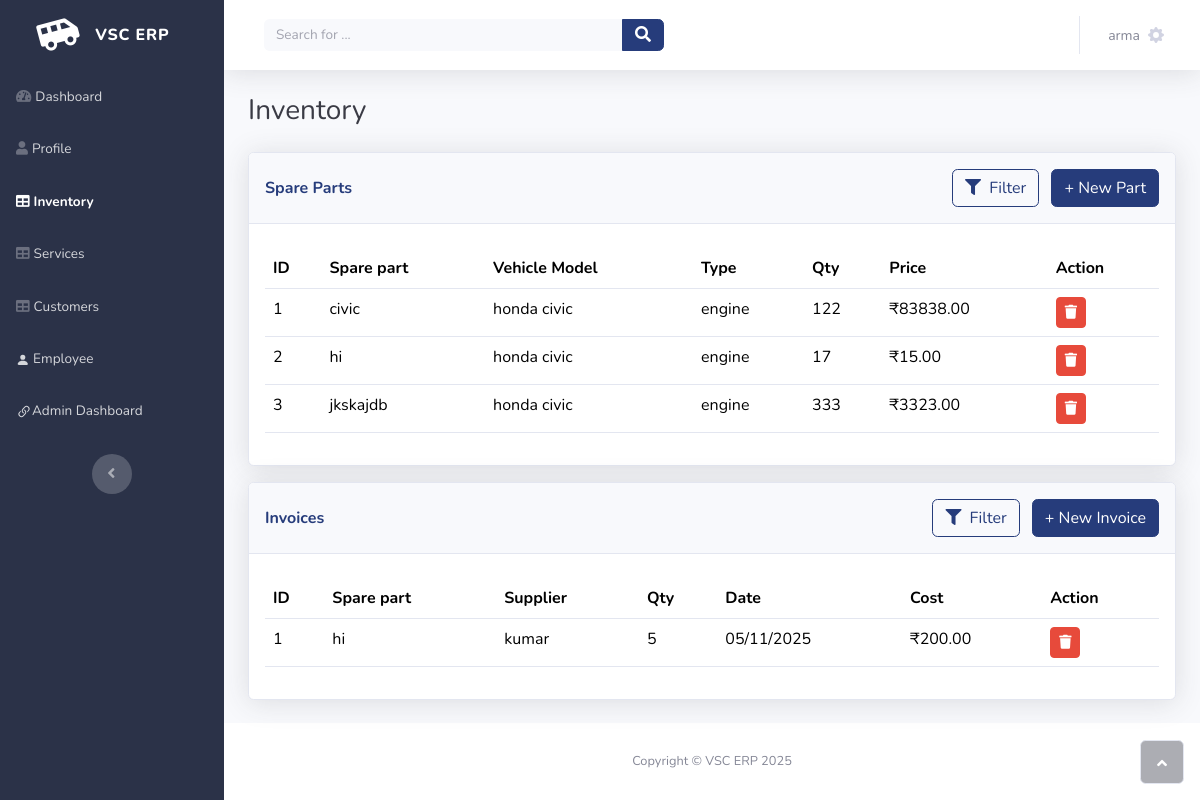
The app's page /inventory/ (signed in), older data.
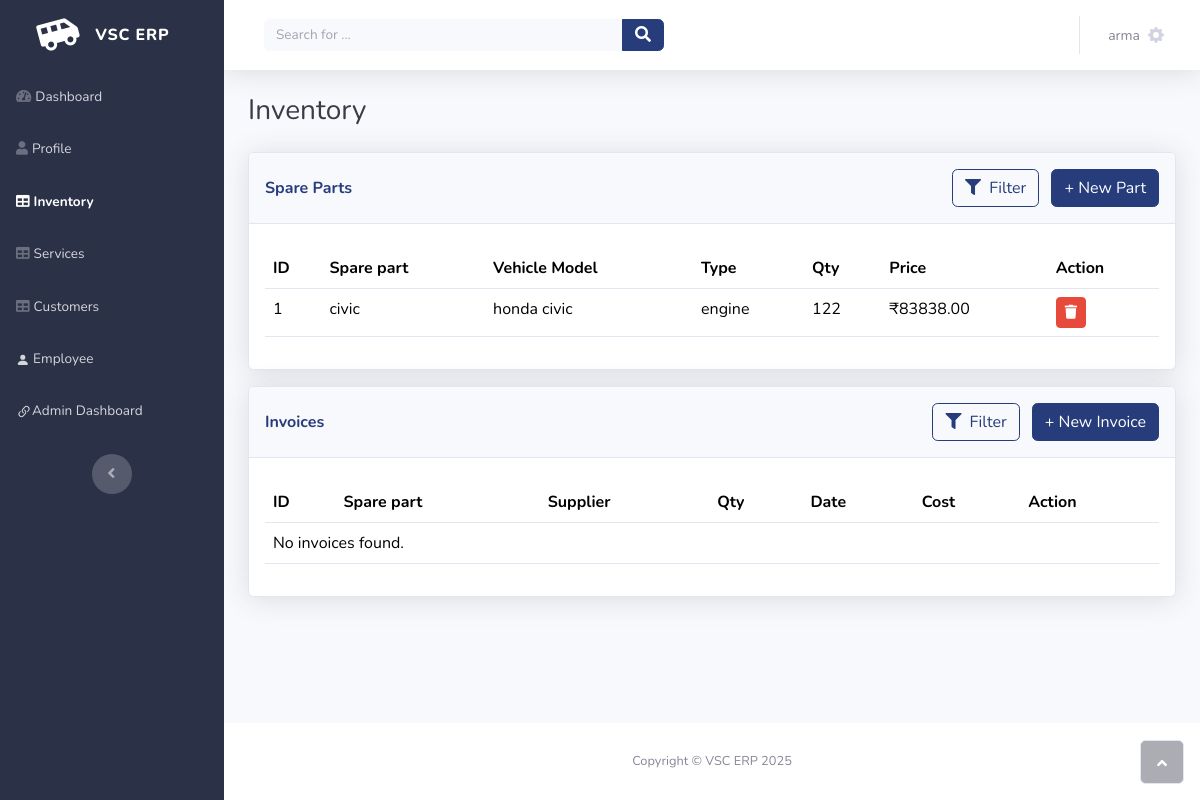
The same page, newer data.
### CORE/models.py (models this page shows, shortened)
class SparePart(models.Model):
    vehicle_model = models.ForeignKey(
        MASTER_vehicle_model,
        on_delete=models.CASCADE,
        related_name="parts"
    )
    name = models.CharField(max_length=100)
    type = models.ForeignKey(
        MASTER_spare_part_type,
        on_delete=models.PROTECT,
        related_name="parts",
        null=True,
        blank=True
    )
    quantity_in_stock = models.PositiveIntegerField(default=0)
    price = models.DecimalField(
        max_digits=10,
        decimal_places=2,
        help_text="Price per unit"
    )
    class Meta:
        verbose_name = "Spare Part"
        verbose_name_plural = "Spare Parts"
        unique_together = ('vehicle_model', 'name') # A model can't have two parts with the same name
    def __str__(self):
        return f"{self.name} for {self.vehicle_model} ({self.quantity_in_stock} in stock)"

class InventoryInvoice(models.Model):
    spare_part = models.ForeignKey(SparePart, on_delete=models.PROTECT, related_name="invoices")
    supplier = models.CharField(max_length=100)
    quantity_received = models.PositiveIntegerField()
    date = models.DateTimeField(auto_now_add=True)
    cost = models.DecimalField(
        max_digits=10,
        decimal_places=2,
        help_text="Total cost for this batch"
    )
    class Meta:
        verbose_name = "Inventory Invoice"
        verbose_name_plural = "Inventory Invoices"
        ordering = ['-date']

### Masters/models.py (models this page shows, shortened)
class MASTER_vehicle_model(models.Model):
    brand = models.ForeignKey(MASTER_vehicle_brand, on_delete=models.CASCADE, related_name="models")
    category = models.ForeignKey(MASTER_vehicle_category, on_delete=models.PROTECT, related_name="models")
    name = models.CharField(max_length=100)
    engine = models.CharField(max_length=50, blank=True)
    weight = models.PositiveIntegerField(help_text="Weight in kg", blank=True, null=True)
    description = models.TextField(blank=True)
    class Meta:
        verbose_name_plural = "MASTER - Vehicle Models"
        unique_together = ('brand', 'name') # A brand can't have two models with the same name
    def __str__(self):
        return f"{self.brand.name} {self.name}"

class MASTER_vehicle_brand(models.Model):
    name = models.CharField(max_length=50, unique=True)
    class Meta:
        verbose_name_plural = "MASTER - Vehicle Brands"

class MASTER_spare_part_type(models.Model):
    name = models.CharField(max_length=50, unique=True, help_text="e.g., Engine, Body, Electrical, Consumable")
    description = models.TextField(blank=True, null=True)
    class Meta:
        verbose_name_plural = "MASTER - Spare Part Types"
    def __str__(self):
        return self.name

### CORE/views.py (the view)
# urls.py: path("inventory/",views.inventory,name="inventory"),
@login_required()
def inventory(request):
    parts_qs = SparePart.objects.select_related('vehicle_model', 'type').all()
    invoices_qs = InventoryInvoice.objects.select_related('spare_part').all()
    spare_part_filter = SparePartFilter(request.GET, queryset=parts_qs, prefix='parts')
    inventory_invoice_filter = InventoryInvoiceFilter(request.GET, queryset=invoices_qs, prefix='inv')
    context = {
        'spare_parts': spare_part_filter.qs,
        'spare_part_filter': spare_part_filter,
        'is_filtered_spare_parts': bool(spare_part_filter.form.changed_data),
        'inventory_invoices': inventory_invoice_filter.qs,
        'inventory_invoice_filter': inventory_invoice_filter,
        'is_filtered_inventory_invoices': bool(inventory_invoice_filter.form.changed_data),
    }
    return render(request,'inventory.html', context)

### templates/inventory.html (shortened to what the changed rows need)
{% extends 'partials/blank.html' %}
{% load static %}
{% block content %}
<div class="card shadow">
    <div class="card-body">
        <div class="table-responsive mt-2 table" id="dataTable" role="grid" aria-describedby="dataTable_info">
            <table class="table my-0" id="dataTable">
                <thead>
                    <tr>
                        <th>ID</th>
                        <th>Spare part</th>
                        <th>Vehicle Model</th>
                        <th>Type</th> <th>Qty</th>
                        <th>Price</th>
                        <th>Action</th>
                    </tr>
                </thead>
                <tbody>
                    {% for part in spare_parts %}
                    <tr>
                        <td>{{ part.id }}</td>
                        <td>{{ part.name }}</td>
                        <td>{{ part.vehicle_model }}</td>
                        <td>{{ part.type }}</td>
                        <td>{{ part.quantity_in_stock }}</td>
                        <td>₹{{ part.price }}</td>
                        <td>
                            <form method="POST" action="{% url 'CORE:spare_part_delete' part.pk %}" style="display:inline;">
                                <button type="submit" class="btn btn-danger btn-sm" onclick="return confirm('Delete spare part {{ part.name|escapejs }}?');">
                                    <i class="fas fa-trash"></i>
                                </button>
                            </form>
                        </td>
                    </tr>
                    {% empty %}
                    <tr>
                        <td colspan="7">No spare parts found.</td>
                    </tr>
                    {% endfor %}
                </tbody>
            </table>
        </div>
        </div>
</div>
<div class="card shadow mt-3">
    <div class="card-body">
        <div class="table-responsive mt-2 table" id="dataTable-1" role="grid" aria-describedby="dataTable_info">
            <table class="table my-0" id="dataTable">
                <thead>
                    <tr>
                        <th>ID</th>
                        <th>Spare part</th>
                        <th>Supplier</th>
                        <th>Qty</th>
                        <th>Date</th>
                        <th>Cost</th>
                        <th>Action</th>
                    </tr>
                </thead>
                <tbody>
                    {% for invoice in inventory_invoices %}
                    <tr>
                        <td>{{ invoice.id }}</td>
                        <td>{{ invoice.spare_part.name }}</td>
                        <td>{{ invoice.supplier }}</td>
                        <td>{{ invoice.quantity_received }}</td>
                        <td>{{ invoice.date|date:"d/m/Y" }}</td>
                        <td>₹{{ invoice.cost }}</td>
                        <td>
                            <form method="POST" action="{% url 'CORE:inventory_invoice_delete' invoice.pk %}" style="display:inline;">
                                <button type="submit" class="btn btn-danger btn-sm" onclick="return confirm('Delete inventory invoice #{{ invoice.id }}?');">
                                    <i class="fas fa-trash"></i>
                                </button>
                            </form>
                        </td>
                    </tr>
                    {% empty %}
                    <tr>
                        <td colspan="7">No invoices found.</td>
                    </tr>
                    {% endfor %}
                </tbody>
            </table>
        </div>
        </div>
</div>
{% load crispy_forms_tags %}
{% endblock %}

Row changes from the older to the newer data that the page shows:
removed SparePart: id "2", name "hi", vehicle_model "honda civic", type "engine", quantity_in_stock "17", price "15.00"
removed SparePart: id "3", name "jkskajdb", vehicle_model "honda civic", type "engine", quantity_in_stock "333", price "3323.00"
removed InventoryInvoice: id "1", spare_part.name "hi", supplier "kumar", quantity_received "5", date "05/11/2025", cost "200.00"
Text that changed along with them:
text now shown: "No invoices found."
